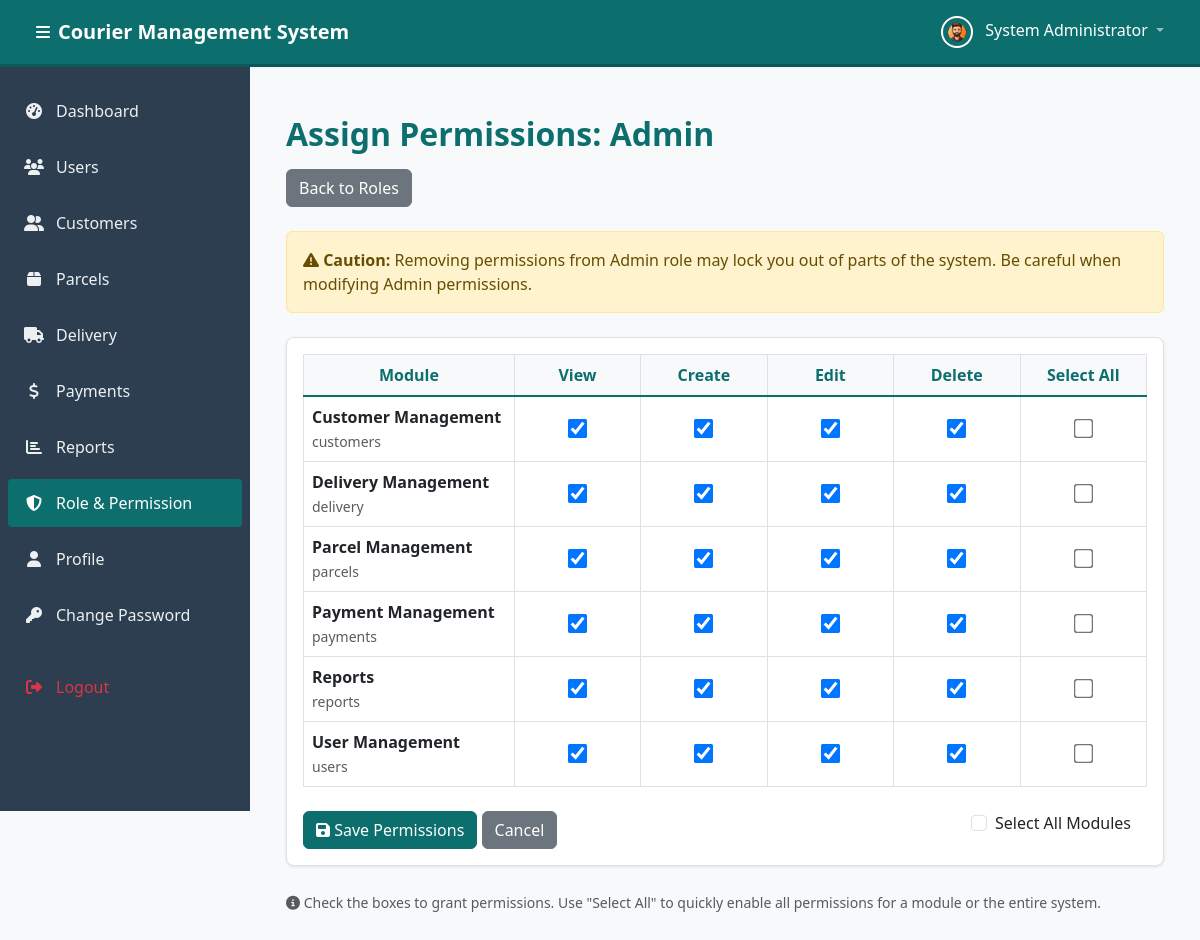
/modules/roles/assign-permissions.php?role_id=1 (signed in), run on the app's committed database.
### tables this page shows
CREATE TABLE `roles` (
  `id` int(11) NOT NULL,
  `role_name` varchar(50) NOT NULL,
  `description` varchar(255) DEFAULT NULL,
  `created_at` timestamp NOT NULL DEFAULT current_timestamp()
);

CREATE TABLE `permissions` (
  `id` int(11) NOT NULL,
  `module_key` varchar(50) NOT NULL,
  `module_label` varchar(100) NOT NULL,
  `action` enum('view','create','edit','delete') NOT NULL,
  `permission_key` varchar(100) NOT NULL,
  `created_at` timestamp NOT NULL DEFAULT current_timestamp()
);

### modules/roles/assign-permissions.php (the view, shortened to what this page needs)
<?php
require_once '../../config/db.php';
$roleId = $_GET['role_id'] ?? 0;
try {
    $stmt = $pdo->prepare("SELECT * FROM roles WHERE id = :id");
    $stmt->execute(['id' => $roleId]);
    $role = $stmt->fetch();
} catch (PDOException $e) {
    error_log("Fetch Role Error: " . $e->getMessage());
    setFlashMessage('error', 'An error occurred while loading role data.');
    header('Location: ' . BASE_URL . 'modules/roles/list.php');
    exit;
}
try {
    $stmt = $pdo->query("
        SELECT * FROM permissions
        ORDER BY module_key, action
    ");
    $allPermissions = $stmt->fetchAll();
    $modules = [];
    foreach ($allPermissions as $permission) {
        if (!isset($modules[$permission['module_key']])) {
            $modules[$permission['module_key']] = [
                'label' => $permission['module_label'],
                'actions' => []
            ];
        }
        $modules[$permission['module_key']]['actions'][$permission['action']] = $permission;
    }
    $stmt = $pdo->prepare("
        SELECT permission_id FROM role_permissions WHERE role_id = :role_id
    ");
    $stmt->execute(['role_id' => $roleId]);
    $existingPermissionIds = array_column($stmt->fetchAll(), 'permission_id');
} catch (PDOException $e) {
    error_log("Fetch Permissions Error: " . $e->getMessage());
    setFlashMessage('error', 'An error occurred while loading permissions.');
    $modules = [];
    $existingPermissionIds = [];
}
require_once '../../includes/header.php';
?>
<div class="container-fluid py-4">
    <div class="row mb-4">
        <div class="col-12">
            <h2 class="page-title">Assign Permissions: <?php echo htmlspecialchars($role['role_name']); ?></h2>
            <a href="<?php echo BASE_URL; ?>modules/roles/list.php" class="btn btn-secondary">Back to Roles</a>
        </div>
    </div>
    <?php if ($role['role_name'] === 'Admin'): ?>
    <div class="alert alert-warning mb-4">
        <i class="fas fa-exclamation-triangle"></i>
        <strong>Caution:</strong> Removing permissions from Admin role may lock you out of parts of the system. Be careful when modifying Admin permissions.
    </div>
    <?php endif; ?>
    <div class="card">
        <div class="card-body">
            <form method="POST" id="permissionsForm">
                <div class="table-responsive">
                    <table class="table table-bordered permission-matrix">
                        <thead>
                            <tr>
                                <th style="width: 25%;">Module</th>
                                <th style="width: 15%;">View</th>
                                <th style="width: 15%;">Create</th>
                                <th style="width: 15%;">Edit</th>
                                <th style="width: 15%;">Delete</th>
                                <th style="width: 15%;">Select All</th>
                            </tr>
                        </thead>
                        <tbody>
                            <?php foreach ($modules as $moduleKey => $module): ?>
                            <tr>
                                <td>
                                    <strong><?php echo htmlspecialchars($module['label']); ?></strong>
                                    <br>
                                    <small class="text-muted"><?php echo htmlspecialchars($moduleKey); ?></small>
                                </td>
                                <?php foreach (['view', 'create', 'edit', 'delete'] as $action): ?>
                                <td class="text-center">
                                    <?php if (isset($module['actions'][$action])): ?>
                                        <?php
                                            $permission = $module['actions'][$action];
                                            $isChecked = in_array($permission['id'], $existingPermissionIds);
                                        ?>
                                        <input type="checkbox"
                                               class="permission-checkbox"
                                               name="permissions[]"
                                               value="<?php echo $permission['id']; ?>"
                                               data-module="<?php echo $moduleKey; ?>"
                                               <?php echo $isChecked ? 'checked' : ''; ?>>
                                    <?php else: ?>
                                        <span class="text-muted">-</span>
                                    <?php endif; ?>
                                </td>
                                <?php endforeach; ?>
                                <td class="text-center">
                                    <input type="checkbox"
                                           class="select-all-module"
                                           data-module="<?php echo $moduleKey; ?>">
                                </td>
                            </tr>
                            <?php endforeach; ?>
                        </tbody>
                    </table>
                </div>
                <div class="row mt-4">
                    <div class="col-md-6">
                        <button type="submit" class="btn btn-primary">
                            <i class="fas fa-save"></i> Save Permissions
                        </button>
                        <a href="<?php echo BASE_URL; ?>modules/roles/list.php" class="btn btn-secondary">Cancel</a>
                    </div>
                    <div class="col-md-6 text-end">
                        <div class="form-check form-check-inline">
                            <input class="form-check-input" type="checkbox" id="selectAll">
                            <label class="form-check-label" for="selectAll">Select All Modules</label>
                        </div>
                    </div>
                </div>
            </form>
        </div>
    </div>
    <div class="mt-3">
        <small class="text-muted">
            <i class="fas fa-info-circle"></i>
            Check the boxes to grant permissions. Use "Select All" to quickly enable all permissions for a module or the entire system.
        </small>
    </div>
</div>
<?php require_once '../../includes/footer.php'; ?>

### assets/css/style.css (style rules this page uses)
:root { --accent-color: #0d6e6e; --accent-hover: #0a5a5a; --sidebar-bg: #2c3e50; --sidebar-text: #ecf0f1; --bg-light: #f8f9fa; --text-dark: #333333; --text-muted: #6c757d; --border-color: #dee2e6; }
body { font-family: 'Segoe UI', Tahoma, Geneva, Verdana, sans-serif; background-color: var(--bg-light); color: var(--text-dark); }
.page-title { color: var(--accent-color); font-weight: 600; margin-bottom: 1rem; }
.card { border: 1px solid var(--border-color); border-radius: 8px; box-shadow: 0 1px 3px rgba(0, 0, 0, 0.1); margin-bottom: 1.5rem; }
.btn-primary { background-color: var(--accent-color); border-color: var(--accent-color); }
.table { margin-bottom: 0; }
.table thead th { background-color: var(--bg-light); border-bottom: 2px solid var(--accent-color); color: var(--accent-color); font-weight: 600; }
.alert { border-radius: 6px; }
* { transition: background-color 0.2s ease, border-color 0.2s ease; }

### modules/roles/assign-permissions.php (style rules this page uses)
.permission-matrix th { background-color: var(--accent-color); color: white; text-align: center; }
.permission-matrix td { vertical-align: middle; }
.permission-matrix input[type="checkbox"] { transform: scale(1.5); cursor: pointer; }

### data on the page
roles: role_name "Admin"
permissions: id "☑"
permissions: id "☑"
permissions: id "☑"
permissions: id "☑"
permissions: id "☑"
permissions: id "☑"
permissions: id "☑"
permissions: id "☑"
permissions: id "☑"
permissions: id "☑"
permissions: id "☑"
permissions: id "☑"
permissions: id "☑"
permissions: id "☑"
permissions: id "☑"
permissions: id "☑"
permissions: id "☑"
permissions: id "☑"
permissions: id "☑"
permissions: id "☑"
permissions: id "☑"
permissions: id "☑"
permissions: id "☑"
permissions: id "☑"

### other printed values
SITE_NAME "Courier Management System"
$_SESSION['full_name'] "System Administrator"
$module['label'] "Customer Management"
$moduleKey "customers"
$module['label'] "Delivery Management"
$moduleKey "delivery"
$module['label'] "Parcel Management"
$moduleKey "parcels"
$module['label'] "Payment Management"
$moduleKey "payments"
$module['label'] "Reports"
$moduleKey "reports"
$module['label'] "User Management"
$moduleKey "users"
